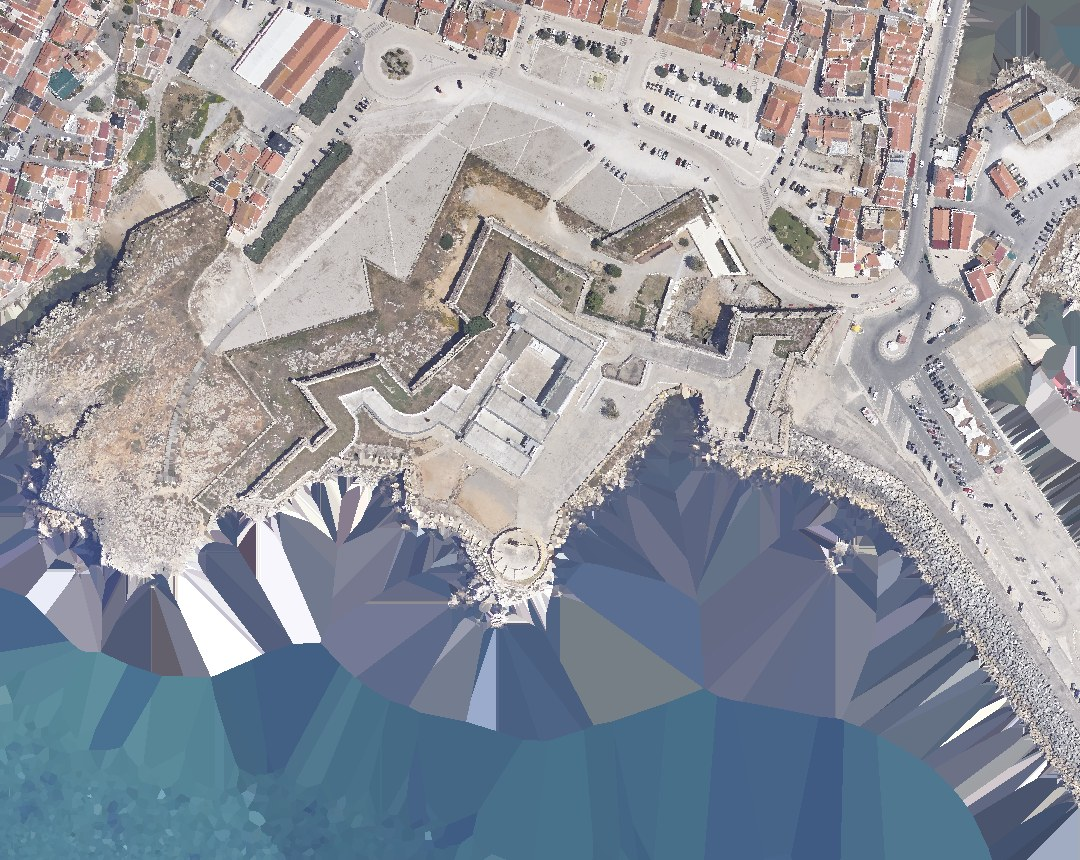
#> input picture pipeline/maquetas/peniche/dados/orto.jpg, 1080 x 860 px
$ python imagens.py
#> lines starting #> are read from the running program, lines starting #| are printed output that depends on the picture
"""Imagens da ficha a partir do LiDAR: ortoimagem (cor dos pontos) e relevo sombreado do MDS.

Uso: python3 imagens.py  →  public/imagens/peniche/{ortoimagem-lidar-2024,relevo-lidar}.jpg
"""
from pathlib import Path
import numpy as np
from PIL import Image

AQUI = Path(__file__).resolve().parent
SAIDA = AQUI.parents[2] / "public" / "imagens" / "peniche"
SAIDA.mkdir(parents=True, exist_ok=True)
d = np.load(AQUI / "dados" / "lidar.npz")
#> (reads pipeline/maquetas/peniche/dados/lidar.npz from the repository)
mds = np.flipud(d["mds"].astype(float))[:-1, :-1]  # linha 0 = norte, como a ortoimagem
classe = np.flipud(d["classe"])[:-1, :-1]
passo = float(d["passo"])

orto = Image.open(AQUI / "dados" / "orto.jpg").convert("RGB")
#> orto is the input picture: PIL image 1080x860 RGB; mean R, G, B 147.8, 150.9, 158.7
w, h = orto.size
#> w = 1080; h = 860
o = np.asarray(orto).astype(float) / 255
mar = (mds < 0.9) | (classe == 9)
from scipy import ndimage
mar = ndimage.binary_opening(mar, iterations=2)
prof = np.clip(ndimage.distance_transform_edt(mar) / 60, 0, 1)[..., None]
agua = np.array([0.36, 0.62, 0.66]) * (1 - prof) + np.array([0.16, 0.36, 0.45]) * prof
o[mar] = agua[mar]
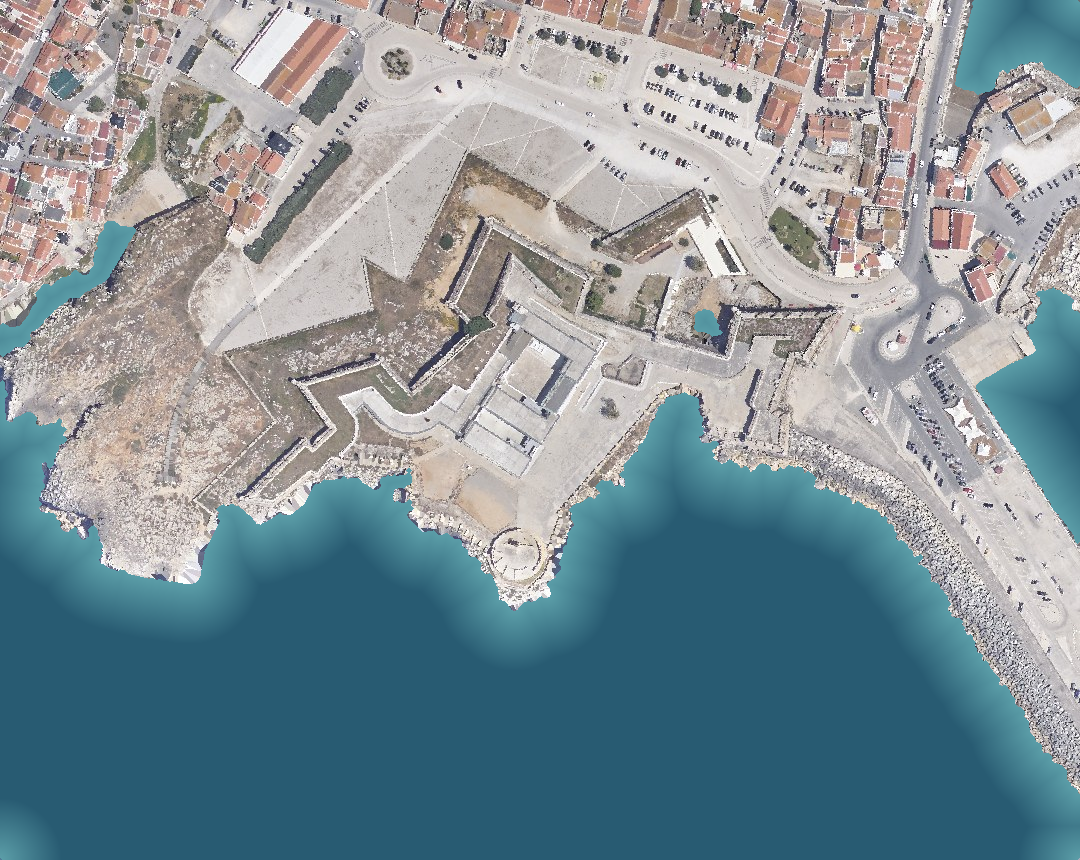
#> o: shape (860, 1080, 3) float64; mean R, G, B 0.502, 0.568, 0.594
orto = Image.fromarray((o * 255).astype(np.uint8))
orto.resize((w * 2, h * 2), Image.LANCZOS).save(SAIDA / "ortoimagem-lidar-2024.jpg", quality=86)

# relevo sombreado, luz de noroeste (linha 0 = norte, como a ortoimagem)
gy, gx = np.gradient(ndimage.gaussian_filter(mds, 0.8) * 0.3, passo)
az, alt = np.radians(315), np.radians(48)
dz_dx, dz_dn = gx, -gy  # norte para cima
declive = np.arctan(np.hypot(dz_dx, dz_dn))
aspecto = np.arctan2(-dz_dx, dz_dn)
sombra = np.sin(alt) * np.cos(declive) + np.cos(alt) * np.sin(declive) * np.cos(az - aspecto)
sombra = np.clip(sombra, 0, 1)
alt_n = np.clip((mds - 0) / 40, 0, 1)
cor = np.stack([0.55 + 0.4 * alt_n, 0.6 + 0.3 * alt_n, 0.62 + 0.18 * alt_n], -1)
cor[mar] = [0.45, 0.62, 0.72]
img = (cor * (0.25 + 0.85 * sombra[..., None])).clip(0, 1)
Image.fromarray((img * 255).astype(np.uint8)).resize((w * 2, h * 2), Image.LANCZOS).save(SAIDA / "relevo-lidar.jpg", quality=86)
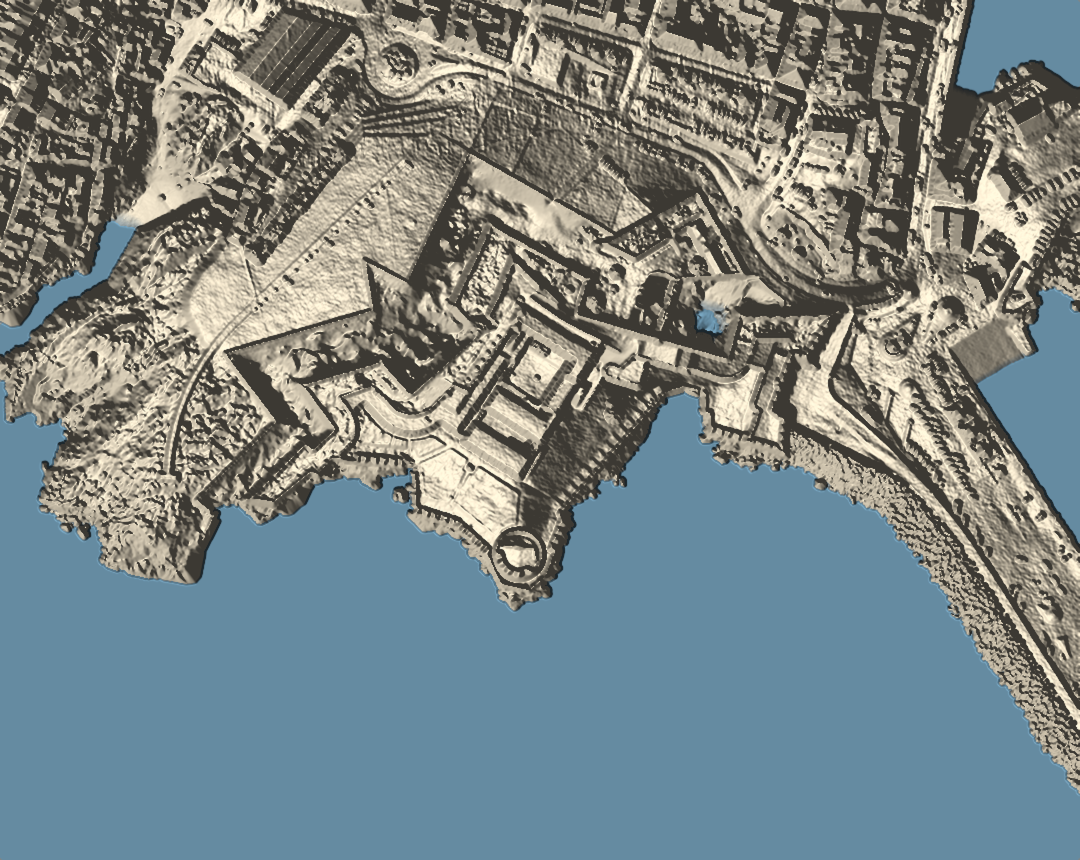
#> saved as relevo-lidar.jpg: PIL image 2160x1720 RGB (shown at 1/2 size); mean R, G, B 121.7, 133.2, 133.8
print("ok", w, h)
#| ok 1080 860
